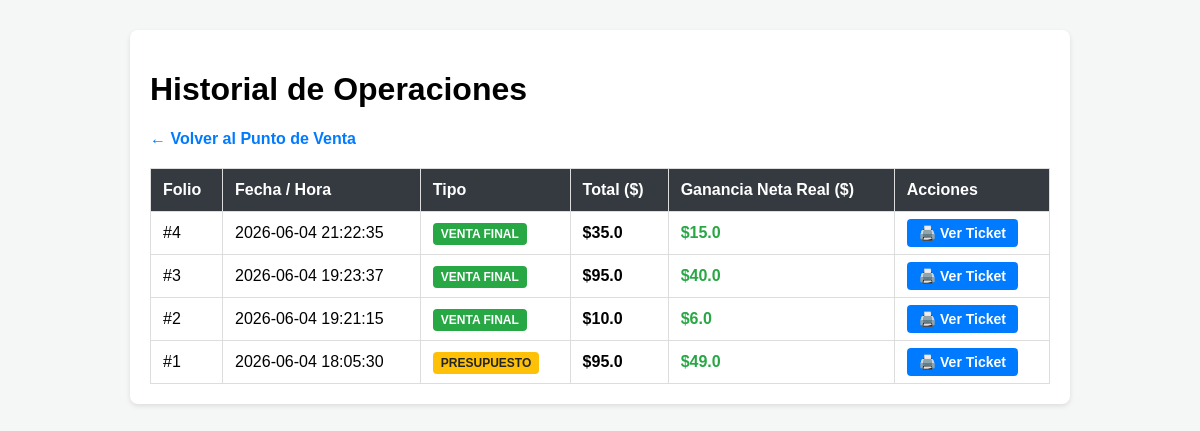
Page /tickets on the committed database.
### tables this page shows
CREATE TABLE tickets (
            id INTEGER PRIMARY KEY AUTOINCREMENT,
            fecha TIMESTAMP DEFAULT CURRENT_TIMESTAMP,
            total REAL NOT NULL,
            ganancia_neta REAL NOT NULL,
            tipo TEXT NOT NULL,
            detalles TEXT
        );

### app.py (the view)
@app.route('/tickets')
def ver_tickets():
    conexion = conectar_bd()
    todos_los_tickets = conexion.execute('SELECT * FROM tickets ORDER BY id DESC').fetchall()
    conexion.close()
    return render_template('tickets.html', tickets=todos_los_tickets)

### app.py (called while the page is built)
def conectar_bd():
    conexion = sqlite3.connect('database.db')
    conexion.row_factory = sqlite3.Row
    return conexion

### templates/tickets.html (shortened to what this page needs)
<!DOCTYPE html>
<html lang="es">
<head>
</head>
<body>
    <div class="seccion">
        <h1>Historial de Operaciones</h1>
        <p><a href="/" style="text-decoration: none; color: #007bff; font-weight: bold; font-size: 16px;">← Volver al Punto de Venta</a></p>
        <table>
            <thead>
                <tr>
                    <th>Folio</th>
                    <th>Fecha / Hora</th>
                    <th>Tipo</th>
                    <th>Total ($)</th>
                    <th>Ganancia Neta Real ($)</th>
                    <th>Acciones</th>
                </tr>
            </thead>
            <tbody>
                {% for t in tickets %}
                <tr>
                    <td>#{{ t.id }}</td>
                    <td>{{ t.fecha }}</td>
                    <td>
                        {% if t.tipo == 'venta' %}
                        <span class="badge-venta">VENTA FINAL</span>
                        {% else %}
                        <span class="badge-presupuesto">PRESUPUESTO</span>
                        {% endif %}
                    </td>
                    <td><strong>${{ t.total }}</strong></td>
                    <td style="color: #28a745; font-weight: bold;">${{ t.ganancia_neta }}</td>
                    <td>
                        <a href="/imprimir/{{ t.id }}" target="_blank" class="btn-imprimir">🖨️ Ver Ticket</a>
                    </td>
                </tr>
                {% endfor %}
            </tbody>
        </table>
    </div>
</body>
</html>

### templates/tickets.html (style rules this page uses)
body { font-family: Arial, sans-serif; margin: 30px; background-color: #f4f7f6; }
.seccion { background: white; padding: 20px; border-radius: 8px; box-shadow: 0 2px 5px rgba(0,0,0,0.1); max-width: 900px; margin: 0 auto; }
table { width: 100%; border-collapse: collapse; margin-top: 20px; }
th, td { border: 1px solid #ddd; padding: 12px; text-align: left; }
th { background-color: #343a40; color: white; }
.badge-venta { background: #28a745; color: white; padding: 4px 8px; border-radius: 4px; font-weight: bold; font-size: 12px; }
.badge-presupuesto { background: #ffc107; color: #212529; padding: 4px 8px; border-radius: 4px; font-weight: bold; font-size: 12px; }
.btn-imprimir { background: #007bff; color: white; text-decoration: none; padding: 6px 12px; border-radius: 4px; font-size: 14px; font-weight: bold; }

### rows in the picture
tickets: id "4", fecha "2026-06-04 21:22:35", tipo "VENTA FINAL", total "35.0", ganancia_neta "15.0"
tickets: id "3", fecha "2026-06-04 19:23:37", tipo "VENTA FINAL", total "95.0", ganancia_neta "40.0"
tickets: id "2", fecha "2026-06-04 19:21:15", tipo "VENTA FINAL", total "10.0", ganancia_neta "6.0"
tickets: id "1", fecha "2026-06-04 18:05:30", tipo "PRESUPUESTO", total "95.0", ganancia_neta "49.0"
